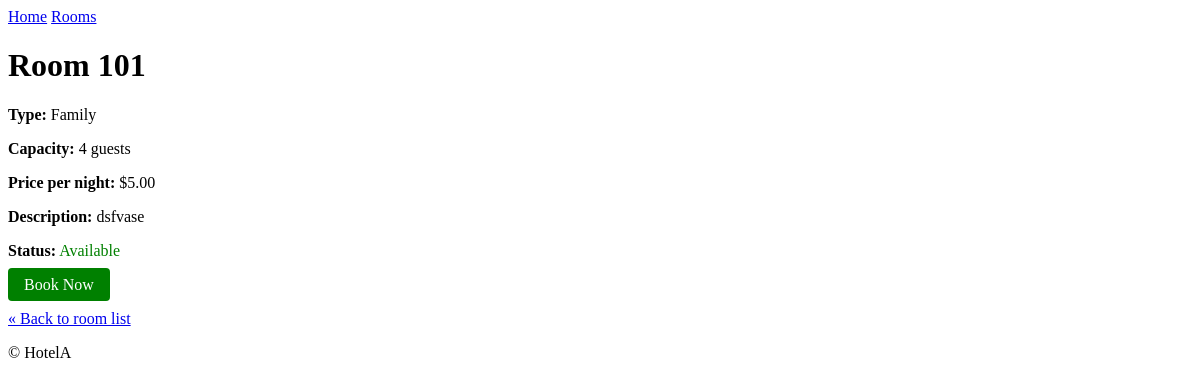
The app's page /rooms/2/, older data.
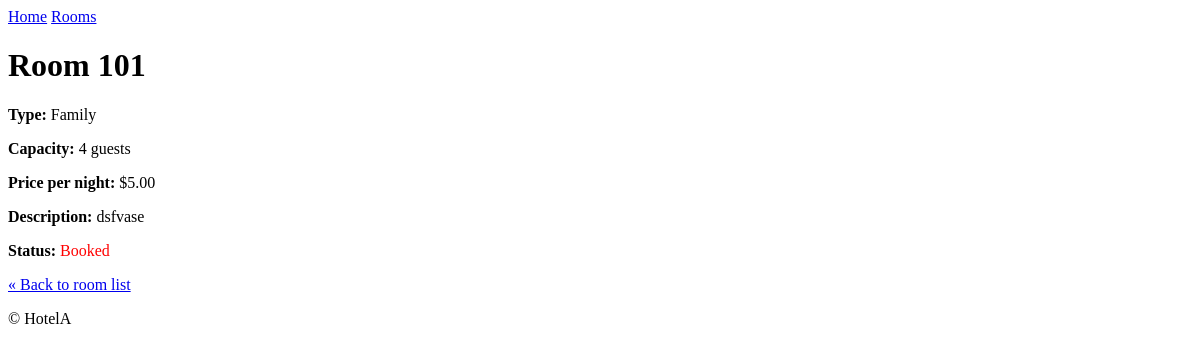
The same page, newer data.
### hotel/views.py (the view)
# urls.py: path('rooms/<int:pk>/', RoomDetailView.as_view(), name='detail'),
class RoomDetailView(DetailView):
    model = Room
    template_name = 'rooms/detail.html'
    context_object_name = 'room'

### hotel/templates/rooms/detail.html
{% extends "base.html" %}
{% block content %}
  <h1>Room {{ room.room_number }}</h1>
  <p><strong>Type:</strong> {{ room.get_room_type_display }}</p>
  <p><strong>Capacity:</strong> {{ room.capacity }} guest{{ room.capacity|pluralize }}</p>
  <p><strong>Price per night:</strong> ${{ room.price_per_night }}</p>
  {% if room.description %}
    <p><strong>Description:</strong> {{ room.description }}</p>
  {% endif %}
  <p>
    <strong>Status:</strong>
    {% if room.is_available %}
      <span style="color: green;">Available</span>
    {% else %}
      <span style="color: red;">Booked</span>
    {% endif %}
  </p>
  {% if room.is_available %}
    <p><a href="{% url 'book' room.pk %}" style="color: white; background-color: green; padding: 8px 16px; border-radius: 4px; text-decoration: none;">Book Now</a></p>
  {% endif %}
  <p><a href="{% url 'list' %}">« Back to room list</a></p>
{% endblock %}

Row changes from the older to the newer data that the page shows:
changed Room "Family": is_available True → False (drawn)
Text that changed along with them:
text no longer shown: "Available Book Now"
text now shown: "Booked"
